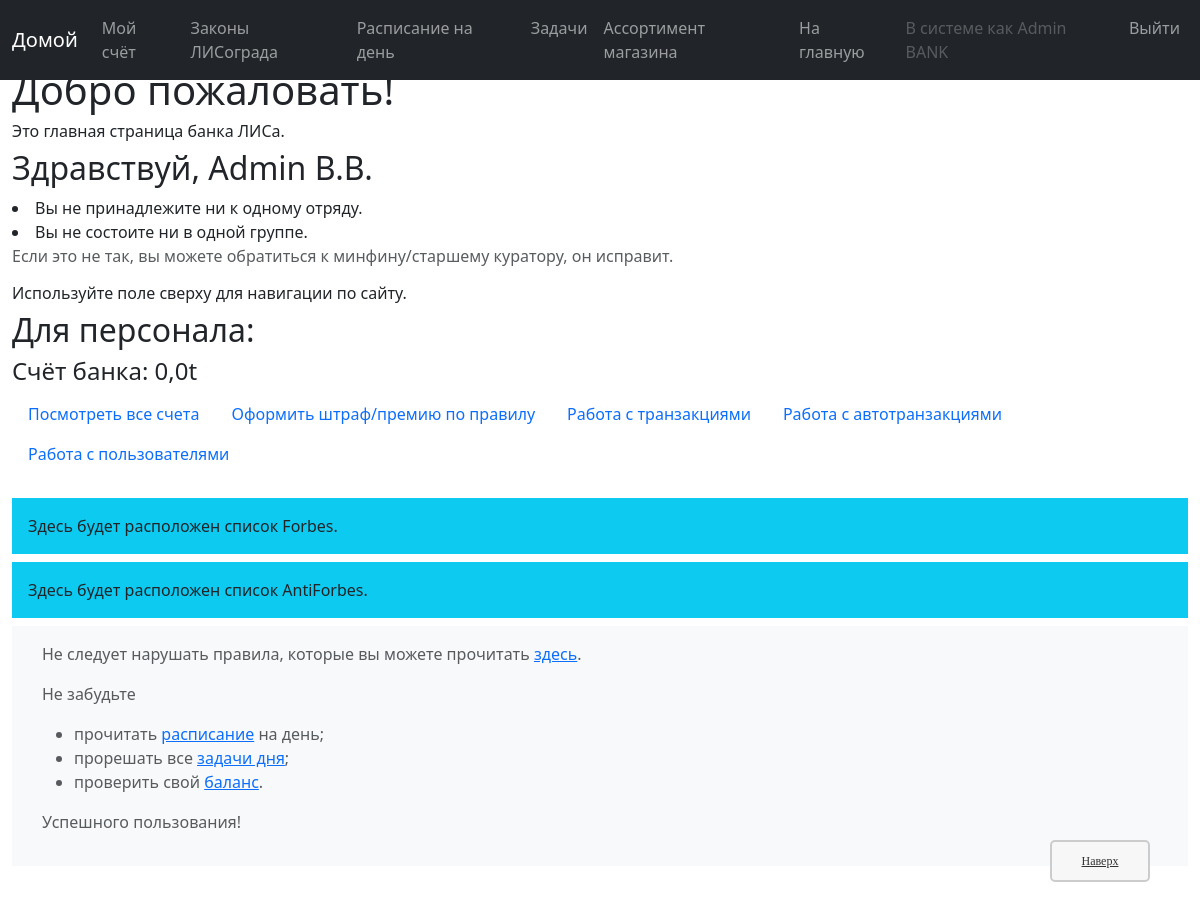
The page /bank/ (signed in) on the database as committed earlier.
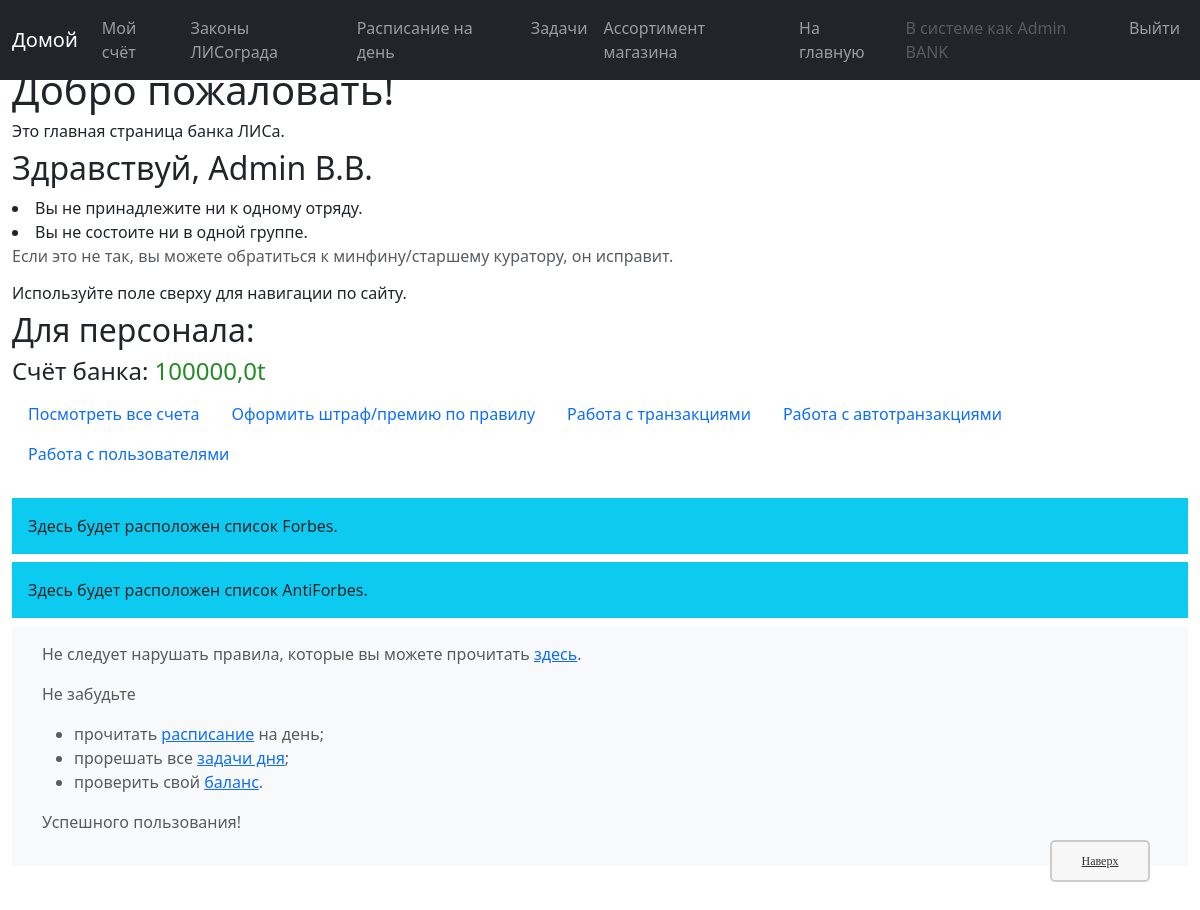
The same page on the database as committed later.
### bank/models.py (models this page shows, shortened)
class account(models.Model):
    user = models.OneToOneField(User, on_delete=models.CASCADE, verbose_name=gc('account, fields, user, verbose_name'))
    balance = models.FloatField(default=0, verbose_name=gc('account, fields, balance, verbose_name'))
    id = models.UUIDField(primary_key=True, default=uuid.uuid4, help_text=gc('account, fields, id, help_text'))#, editable=False)
    first_name = models.CharField(max_length=40, default=gc('account, fields, first_name, default'),
                                  verbose_name=gc('account, fields, first_name, verbose_name'))   #   Имя
    middle_name = models.CharField(max_length=40, default=gc('account, fields, middle_name, default'),
                                   verbose_name=gc('account, fields, middle_name, verbose_name')) #   Отчество
    last_name = models.CharField(max_length=40, default=gc('account, fields, last_name, default'),
                                 verbose_name=gc('account, fields, last_name, verbose_name'))     #   Фамилия
    user_group = models.CharField(max_length=40, choices=EXISTING_GROUPS, default='None',
                                  help_text=gc('account, fields, user_group, help_text'),
                                  verbose_name=gc('account, fields, user_group, verbose_name'))
    party = models.IntegerField(default=0, verbose_name=gc('account, fields, party, verbose_name'))
    theme_self = models.CharField(max_length=50, choices=EXISTING_THEMES, default='default',
                                  help_text=gc('account, fields, theme_self, help_text'),
                                  verbose_name=gc('account, fields, theme_self, verbose_name'))
    account_status = models.CharField(max_length=100, default='', blank=True,
                                      verbose_name=gc('account, fields, account_status, verbose_name'))
    class Meta:
        ordering = ["party", "last_name"]
        permissions = PERMISSIONS
    def __str__(self) -> str:
        return f'{self.last_name} {self.first_name[0]}.{self.middle_name[0]}.'
    def short_name(self) -> str:
        return f'{self.last_name} {self.first_name}'

### bank/views/view_info.py (the view)
def index(request):
    forbes = account.objects.exclude(party=0).order_by('-balance')[:10]
    antiforbes = account.objects.exclude(party=0).order_by('balance')[:3]
    admin = account.objects.get(last_name="Admin")
    for i in antiforbes:
        if i in forbes:
            antiforbes = forbes = None
            break
    readen_status = True
    if request.user.is_authenticated:
        for i in list(chat_and_acc.objects.filter(what_acc=request.user.account)):
            readen_status &= i.readen
    return render(
        request,
        'bank/index.html',
        context={'forbes': forbes, 'antiforbes': antiforbes, 'admin': admin, 'readen_status': readen_status,},
    )

### templates/bank/index.html
{% extends "bank/base_generic.html" %}
{% block content %}
<h1>Добро пожаловать!</h1>
  <h6>Это главная страница банка ЛИСа.</h6>
  {% if user.is_authenticated %}
    <h2>Здравствуй, {{ request.user.account }}</h2>
    <ui>
      {% if request.user.account.party != 0 %}
        <li>Отряд: {{ request.user.account.party }}</li>
      {% else %}
        <li>Вы не принадлежите ни к одному отряду.</li>
      {% endif %}
      {% if request.user.account.group != None %}
        <li>Группа: {{ request.user.account.group }}</li>
      {% else %}
        <li>Вы не состоите ни в одной группе.</li>
        <p class="text-muted">Если это не так, вы можете обратиться к минфину/старшему куратору, он исправит.</p>
      {% endif %}
    </ui>
  {% endif %}
  <h6>Используйте поле сверху для навигации по сайту.</h6>
  {% if perms.bank.staff_ %}
    <h2>Для персонала:</h2>
    <h4>Счёт банка:
      {% if admin.balance > 0 %}
        <span class="green">{{ admin.balance }}t</span>
      {% elif admin.balance < 0 %}
        <span class="red">{{ admin.balance }}t</span>
      {% else %}
        {{ admin.balance }}t
      {% endif %}</h4>
      <ul class="nav">
          <li class="nav-item"><a class="nav-link active" aria-current="page" href="{% url 'accounts' %}">Посмотреть все счета</a></li>
          <li class="nav-item"><a class="nav-link active" aria-current="page" href="{% url 'new-transaction-rool' %}">Оформить штраф/премию по правилу</a></li>
          <li class="nav-item"><a class="nav-link active" aria-current="page" href="{% url 'info-staff' %}">Работа с транзакциями</a></li>
          <li class="nav-item"><a class="nav-link active" aria-current="page" href="{% url 'autotransactions' %}">Работа с автотранзакциями</a></li>
          <li class="nav-item"><a class="nav-link active" aria-current="page" href="{% url 'info-users' %}">Работа с пользователями</a></li>
      </ul>
      <br />
  {% endif %}
  {% if forbes %}
  <h2>Список "Forbes":</h2>
  <table class="table table-striped table-hover table-bordered" cellpadding=30px>
    <caption>На них нужно равняться!</caption>
    <thead>
      <tr>
        <th scope="col">#</th>
        <th scope="col">Человек</th>
        <th scope="col">Отряд</th>
        <th scope="col">Баланс</th>
      </tr>
    </thead>
    <tbody>
      {% for element in forbes %}
      <tr>
        <td>{{ element.get_number_f }}</td>
        <td>{{ element }}</td>
        <td>{{ element.party }}</td>
        <td>{% if element.balance > 0 %}
          <span class="green">{{ element.balance }}t</span>
        {% elif element.balance < 0 %}
          <span class="red">{{ element.balance }}t</span>
        {% else %}
          {{ element.balance }}t
        {% endif %}</td>
      </tr>
      {% endfor %}
    </tbody>
    <tfoot>
      <tr>
        <td><b>{{ request.user.account.get_number_f }}</b></td>
        <td><b>{{ request.user.account }}</b></td>
        <td><b>{{ request.user.account.party }}</b></td>
        <td><b>{% if request.user.account.balance > 0 %}
          <span class="green">{{ request.user.account.balance }}t</span>
        {% elif request.user.account.balance < 0 %}
          <span class="red">{{ request.user.account.balance }}t</span>
        {% else %}
          {{ request.user.account.balance }}t
        {% endif %}</b></td>
      </tr>
    </tfoot>
  </table>
  {% else %}
    <p class="p-3 mb-2 bg-info text-dark">Здесь будет расположен список Forbes.</p>
  {% endif %}
  {% if antiforbes %}
  <h2>Список "AntiForbes":</h2>
  <table class="table table-striped table-hover table-bordered" cellpadding=30px>
    <caption>На них не нужно равняться!</caption>
    <thead>
      <tr>
        <th scope="col">#</th>
        <th scope="col">Человек</th>
        <th scope="col">Отряд</th>
        <th scope="col">Баланс</th>
      </tr>
    </thead>
    <tbody>
      {% for element in antiforbes %}
      <tr>
        <td>{{ element.get_number_a }}</td>
        <td>{{ element }}</td>
        <td>{{ element.party }}</td>
        <td>{% if element.balance > 0 %}
          <span class="green">{{ element.balance }}t</span>
        {% elif element.balance < 0 %}
          <span class="red">{{ element.balance }}t</span>
        {% else %}
          {{ element.balance }}t
        {% endif %}</td>
      </tr>
      {% endfor %}
    </tbody>
    <tfoot>
      <tr>
        <td><b>{{ request.user.account.get_number_a }}</b></td>
        <td><b>{{ request.user.account }}</b></td>
        <td><b>{{ request.user.account.party }}</b></td>
        <td><b>{% if request.user.account.balance > 0 %}
          <span class="green">{{ request.user.account.balance }}t</span>
        {% elif request.user.account.balance < 0 %}
          <span class="red">{{ request.user.account.balance }}t</span>
        {% else %}
          {{ request.user.account.balance }}t
        {% endif %}</b></td>
      </tr>
    </tfoot>
  </table>
  {% else %}
    <p class="p-3 mb-2 bg-info text-dark">Здесь будет расположен список AntiForbes.</p>
  {% endif %}
{% endblock %}

Rows that differ between the two databases and show on the page:
removed account: balance "0,0"
added account: balance "100000,0"
